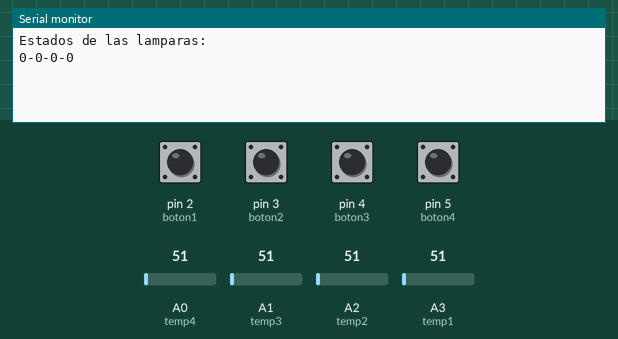
Simulated run of this sketch. Board: Arduino Uno, built with avr-gcc and run on an emulated ATmega328P. On the bench: the last lines printed to the serial monitor. The test bench sets the inputs (shaded band); at power-on: pin 2 (boton1), pin 3 (boton2), pin 4 (boton3), pin 5 (boton4) LOW, A0 (temp4) = 51, A1 (temp3) = 51, A2 (temp2) = 51, A3 (temp1) = 51.

Above: at 1.2 s.
1.3 s: A0 (temp4) set to 61
At 10.1 s:
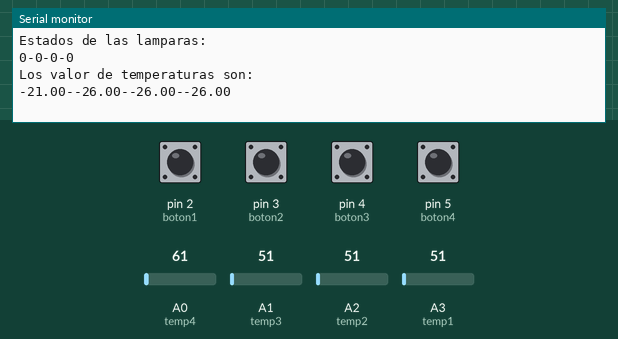
10.5 s: A1 (temp3) set to 61
12.0 s: A2 (temp2) set to 61
13.5 s: A3 (temp1) set to 61
15.0 s: pin 4 (boton3) pulled HIGH for 0.15 s
At 16.3 s:
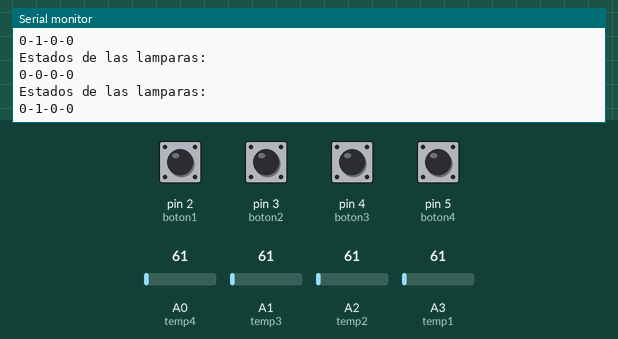
16.6 s: pin 5 (boton4) pulled HIGH for 0.15 s
At 17.8 s:
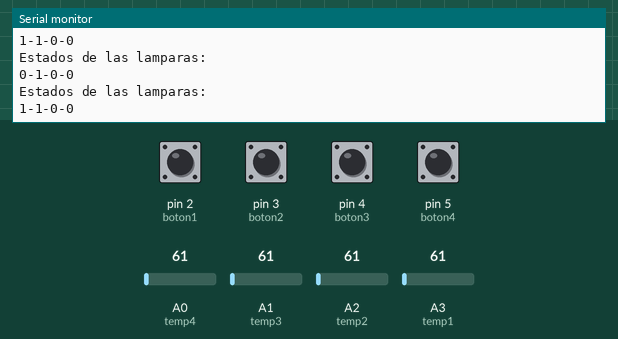
Timing chart, 0 to 19.2 s (numbered marks = the images above; inputs shaded):
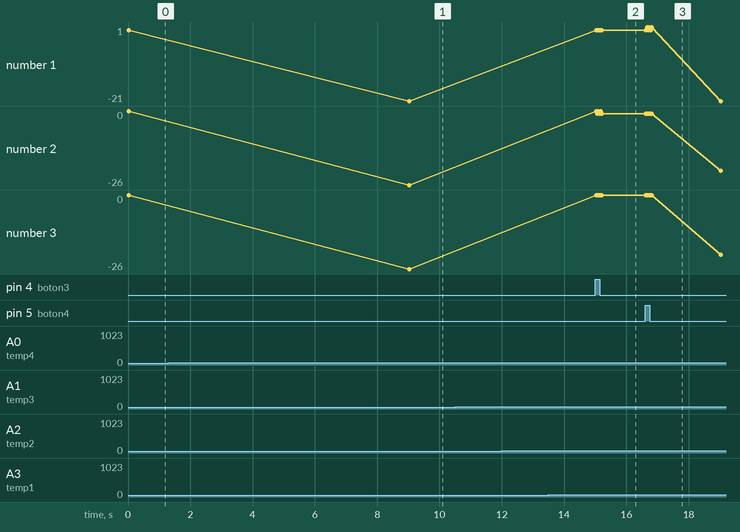

The sketch:

TP2_3.ino
```cpp
#define boton1 2
#define boton2 3
#define boton3 4
#define boton4 5

#define lamp1 8
#define lamp2 9
#define lamp3 10
#define lamp4 11

#define temp1 A3
#define temp2 A2
#define temp3 A1
#define temp4 A0


int timecounter1 = 0;
int timecounter2 = 0;
int timecounter3 = 0;
int timecounter4 = 0;
unsigned long timertreshhold1 = 150;
unsigned long timertreshhold2 = 150;
unsigned long timertreshhold3 = 150;
unsigned long timertreshhold4 = 150;

int flag1,flag2,flag3,flag4 = 0;

int aviso = 1;

float temps[4] = {0,0,0,0};
float *ptemps[4];

bool lamps[4] = {0,0,0,0};
bool *plamps[4];

int i;
int counter = 0;


void setup()
{
  cli();
  TCCR1A = 0;
  TCCR1B = 0;
  OCR1A = 15624;
  TCCR1B |= (1 << WGM12);
  TCCR1B |= (1 << CS10);
  TCCR1B |= (1 << CS12);
  TIMSK1 |= (1 << OCIE1A);
  sei();

  pinMode(lamp1,INPUT);
  Serial.begin(9600);

  for(i = 0 ; i<=3 ; i++)
  {
    plamps[i] = &lamps[i];
  }

  for(i = 0 ; i<=3 ; i++)
  {
    ptemps[i] = &temps[i];
  }
}


void loop()
{

  estado();

  if(aviso == 1)
  {
    aviso = 0;
    Serial.println("Estados de las lamparas: ");
    Serial.print(lamps[3]);
  Serial.print("-");
    Serial.print(lamps[2]);
  Serial.print("-");
    Serial.print(lamps[1]);
  Serial.print("-");
    Serial.println(lamps[0]);
  }
}


int estado()
{
  if(digitalRead(boton1) == HIGH)
  {
    if (millis() > timecounter1 + timertreshhold1)
    {
      if(flag1)
      {
        *plamps[0] = 1;
        flag1 = 0;
      }
      else
      {
        *plamps[0] = 0;
        flag1 = 1;
      }
      aviso = 1;
    }
    digitalWrite(lamp1,lamps[0]);
    timecounter1 = millis();
  }


  if(digitalRead(boton2) == HIGH)
  {
    if (millis() > timecounter2 + timertreshhold2)
    {
      if(flag2)
      {
        *plamps[1] = 1;
        flag2 = 0;
      }
      else
      {
        *plamps[1] = 0;
        flag2 = 1;
      }
      aviso = 1;
    }
    digitalWrite(lamp2,lamps[1]);
    timecounter2 = millis();
  }


  if(digitalRead(boton3) == HIGH)
  {
    if (millis() > timecounter3 + timertreshhold3)
    {
      if(flag3)
      {
        *plamps[2] = 1;
        flag3 = 0;
      }
      else
      {
        *plamps[2] = 0;
        flag3 = 1;
      }
      aviso = 1;
    }
    digitalWrite(lamp3,lamps[2]);
    timecounter2 = millis();
  }


  if(digitalRead(boton4) == HIGH)
  {
    if (millis() > timecounter4 + timertreshhold4)
    {
      if(flag4)
      {
        *plamps[3] = 1;
        flag4 = 0;
      }
      else
      {
        *plamps[3] = 0;
        flag4 = 1;
      }
      aviso = 1;
    }
    digitalWrite(lamp4,lamps[3]);
    timecounter2 = millis();
  }
}


ISR(TIMER1_COMPA_vect)
{
  counter++;

  if(counter %10 == 0)
  {
    lectura();
  }
}


void lectura()
{
    *ptemps[0] = analogRead(temp1);
    *ptemps[1] = analogRead(temp2);
    *ptemps[2] = analogRead(temp3);
    *ptemps[3] = analogRead(temp4);
    escritura();

}


void escritura()
{
  Serial.println("Los valor de temperaturas son: ");

  temps[3] = (*ptemps[3] - 103)/2 ;
  Serial.print(temps[3]);

  Serial.print("-");

  temps[2] = (*ptemps[2] - 103)/2 ;
  Serial.print(temps[2]);

  Serial.print("-");

  temps[1] = (*ptemps[1] - 103)/2 ;
  Serial.print(temps[1]);

  Serial.print("-");

  temps[0] = (*ptemps[0] - 103)/2 ;
  Serial.println(temps[0]);

}
```

Measured:
- after the input at 1.3 s, the serial monitor: prints a new line after 7.7 s (image 1)
- after the input at 15.0 s, the serial monitor: prints a new line at once (image 2)
- after the input at 16.6 s, the serial monitor: prints a new line after 0.07 s (image 3)
- plotted number 1: 0 → -21 after the input at 1.3 s, -21 → 0 after the input at 15.0 s
- plotted number 2: -26 → -1 after the input at 15.0 s
- plotted number 3: -26 → 0 after the input at 15.0 s
